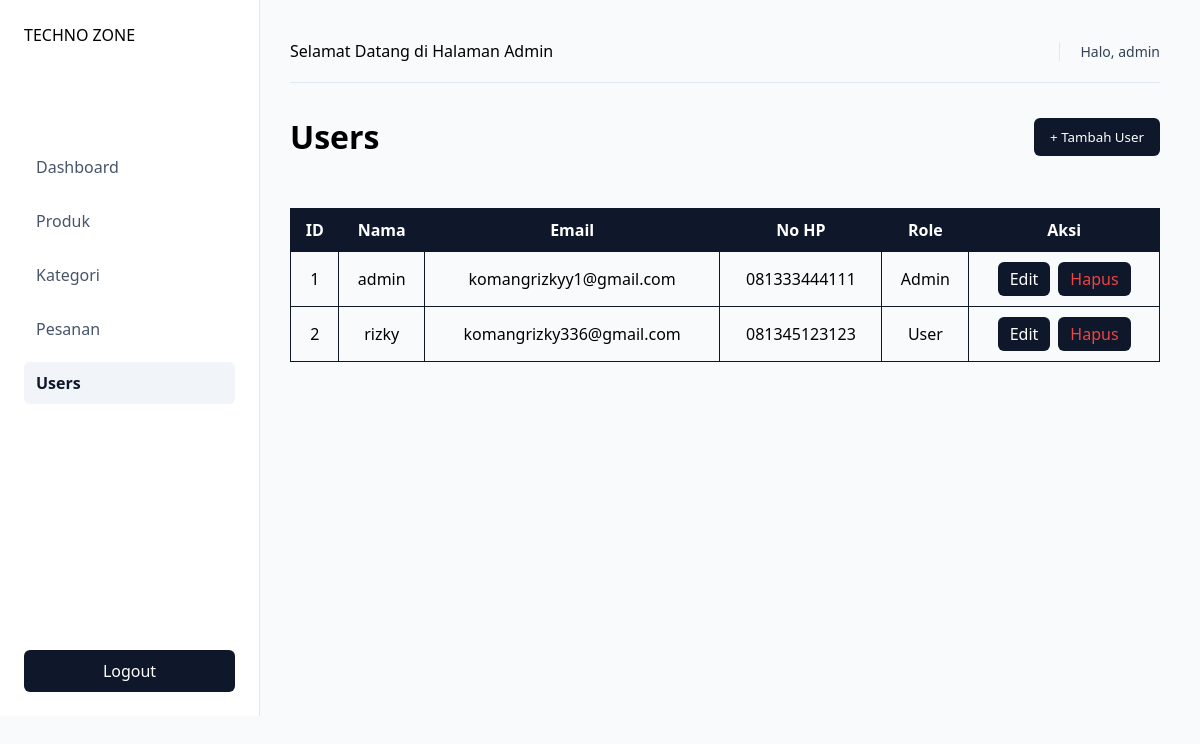
Page /admin/usersPage.php (signed in) on the committed database.
### tables this page shows
CREATE TABLE `users` (
  `id_user` int NOT NULL,
  `id_role` int NOT NULL,
  `nama` varchar(100) NOT NULL,
  `email` varchar(100) NOT NULL,
  `password` varchar(255) NOT NULL,
  `no_hp` varchar(20) DEFAULT NULL,
  `alamat` text,
  `created_at` timestamp NULL DEFAULT CURRENT_TIMESTAMP
);

CREATE TABLE `roles` (
  `id_role` int NOT NULL,
  `nama_role` varchar(50) NOT NULL
);

### config/database.php (called while the page is built, shortened)
<?php
class database {
    protected function connect(){
        $host = "localhost";
        $user = "root";
        $pass = "";
        $db = "db_toko";
        $this->conn = new mysqli($host, $user, $pass, $db);
    }
}
?>

### classes/users.php (called while the page is built, shortened)
<?php
    require_once __DIR__ . '/../config/database.php';
    class users extends database{
        private $table = 'users';
        public function read() {
            $qry = "SELECT $this->table.*, roles.nama_role FROM $this->table
            INNER JOIN roles ON $this->table.id_role = roles.id_role
            ORDER BY $this->table.id_user ASC";
            return $this->conn->query($qry);
        }
    }
?>

### admin/usersPage.php (the view, shortened to what this page needs)
<?php
    include 'templates/header.php';
    include 'templates/sidebar.php';
    include 'templates/navbar.php';
?>
<div class="header-action">
    <div class="title-area">
        <h1>Users</h1>
    </div>
    <div class="button-group">
        <a href="../register.php" style="text-decoration: none;">
            <button class="btn-add">+ Tambah User</button>
        </a>
    </div>
</div>
<table class="table">
    <tr>
        <th>ID </th>
        <th>Nama</th>
        <th>Email</th>
        <th>No HP</th>
        <th>Role</th>
        <th>Aksi</th>
    </tr>
    <?php
        require_once '../classes/users.php';
        $user = new Users();
        $dataUser = $user->read();
        if ($dataUser && $dataUser->num_rows > 0) {
            while ($row = $dataUser->fetch_assoc()) {
                ?>
                <tr>
                    <td><?php echo $row['id_user']; ?></td>
                    <td><?php echo $row['nama']; ?></td>
                    <td><?php echo $row['email']; ?></td>
                    <td><?php echo $row['no_hp']; ?></td>
                    <td><?php echo $row['nama_role']; ?></td>
                    <td>
                        <div class="aksi-group">
                            <a href="users/updateUser.php?id=<?php echo $row['id_user']; ?> "style="color: #ffffff;">
                                Edit
                            </a>
                            <a href="users/hapusUser.php?id<?php echo $row['id_user']; ?>"style="color: #ef4444;">
                                Hapus
                            </a>
                        </div>
                    </td>
                </tr>
                <?php
            }
        } else {
            echo "Belum ada data user.";
        }
    ?>
</table>
<?php
    include 'templates/footer.php';
?>

### assets/admin.css (style rules this page uses)
* { margin: 0; padding: 0; box-sizing: border-box; font-family: 'Segoe UI', Tahoma, Geneva, Verdana, sans-serif; }
.header-action { display: flex; justify-content: space-between; align-items: center; margin-bottom: 30px; }
.button-group { display: flex; gap: 12px; }
.btn-add { padding: 10px 16px; background-color: #0f172a; color: white; border: none; border-radius: 6px; cursor: pointer; font-weight: 500; }
.table { margin-top: 50px; width: 100%; border-collapse: collapse; text-align: center; }
.table,tr,th,td { padding: 10px; border: 1px solid #0f172a; }
.table th { background-color: #0f172a; color: white; }
.tabledbd,tr,th,td { padding: 10px; border: 1px solid #0f172a; }
.aksi-group { text-decoration: none; display: flex; justify-content: center; gap: 8px; align-items: center; }
.aksi-group a { text-decoration: none; padding: 6px 12px; border-radius: 6px; font-weight: 500; background-color: #0f172a; }

### rows in the picture
users: id_user "1", nama "admin", email "komangrizkyy1@gmail.com", no_hp "081333444111", id_role.nama_role "Admin"
users: id_user "2", nama "rizky", email "komangrizky336@gmail.com", no_hp "081345123123", id_role.nama_role "User"

### other values in the picture
$_SESSION['nama'] "admin"
